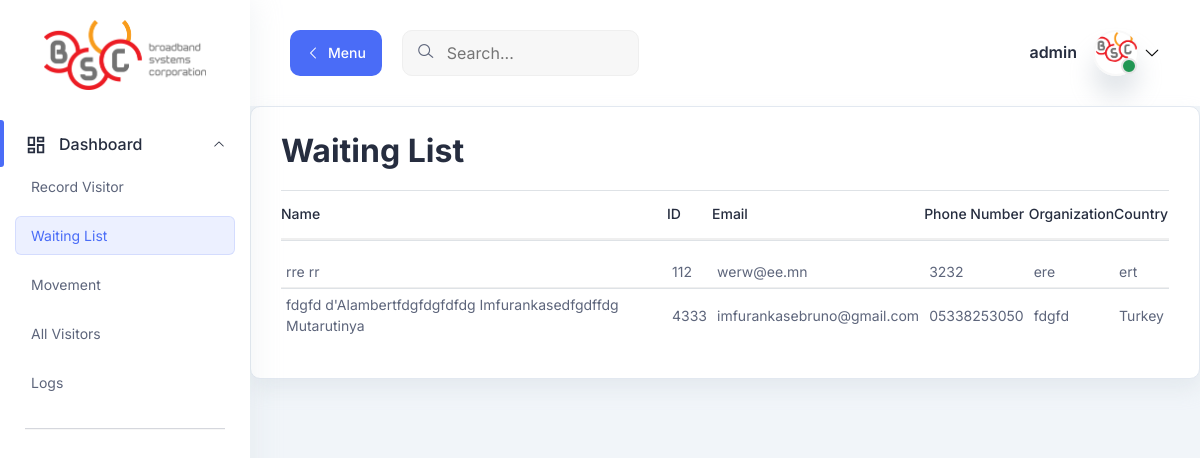
Before: /visitor-list/ (signed in) with the older database file.
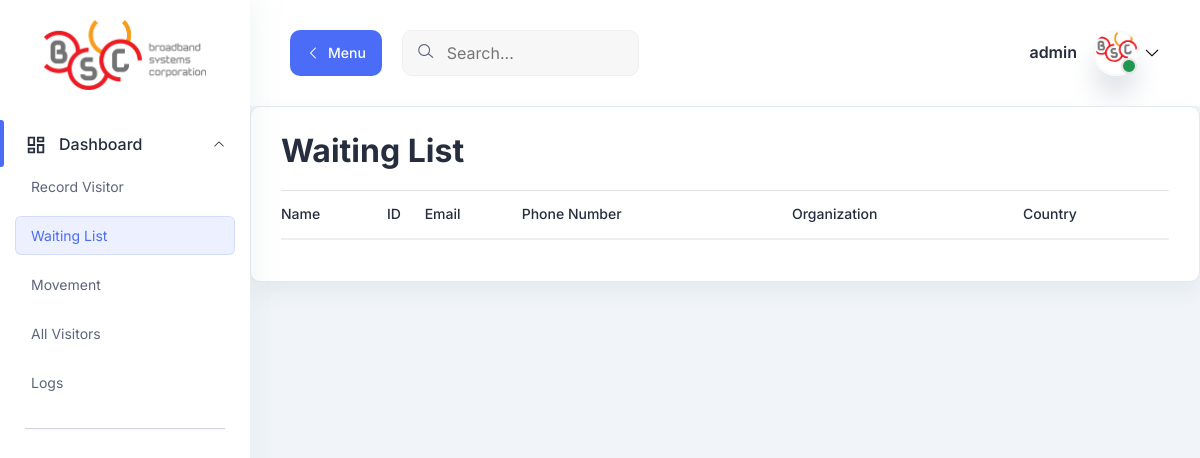
After: the same page with the newer database file.
### records/models.py (models this page shows, shortened)
class WaitingList(models.Model):
    id_passport_nbr = models.CharField(max_length=100, primary_key=True)
    first_name = models.CharField(max_length=100)
    surname = models.CharField(max_length=100)
    organization = models.CharField(max_length=100)
    position = models.CharField(max_length=100)
    country_of_origin = models.CharField(max_length=100)
    email = models.EmailField()
    address = models.CharField(max_length=200)
    mobile_phone = models.CharField(max_length=20)

### records/views.py (the view)
# urls.py: path('visitor-list/', views.visitor_list, name='visitors'),
@login_required
def visitor_list(request):
    users = User.objects.all()
    waitinglist = WaitingList.objects.all().values()
    cards = Card.objects.all().values()
    template = loader.get_template('records/visitor_list.html')
    context = {'waitinglist': waitinglist, 'cards': cards, 'users': users}  # Add 'users' to the context
    return HttpResponse(template.render(context, request))

### records/templates/records/visitor_list.html (shortened to what this page needs)
{% extends "base.html" %}
{% load static %}
{% block content %}
<main class="main-wrapper">
<header class="header">
    <div class="container-fluid">
      <div class="row">
        <div class="col-lg-5 col-md-5 col-6">
          <div class="header-left d-flex align-items-center">
            <div class="menu-toggle-btn mr-20">
              <button
                id="menu-toggle"
                class="main-btn primary-btn btn-hover"
              >
                <i class="lni lni-chevron-left me-2"></i> Menu
              </button>
            </div>
            <div class="header-search d-none d-md-flex">
              <form action="#">
                <input type="text" placeholder="Search..." />
                <button><i class="lni lni-search-alt"></i></button>
              </form>
            </div>
          </div>
        </div>
        <div class="col-lg-7 col-md-7 col-6">
          <div class="header-right">
            <div class="profile-box ml-15">
              <button
                class="dropdown-toggle bg-transparent border-0"
                type="button"
                id="profile"
                data-bs-toggle="dropdown"
                aria-expanded="false"
              >
                <div class="profile-info">
                  <div class="info">
                    {% if user.is_authenticated %}
                    <h6>{{ user.username }}</h6>
                    {% endif %}
                    <div class="image">
                      <img
                        src="{% static 'icon.png' %}"
                        alt=""
                      />
                      <span class="status"></span>
                    </div>
                  </div>
                </div>
                <i class="lni lni-chevron-down"></i>
              </button>
            </div>
          </div>
        </div>
      </div>
    </div>
  </header>
<section class="table-components">
        <div class="tables-wrapper">
        <div class="row">
            <div class="col-lg-12">
            <div class="card-style mb-30">
                <h1 class="mb-10">Waiting List</h1>
                <div class="table-wrapper table-responsive">
                <table class="table">
                    <thead>
                    <tr>
                        <th><h6>Name</h6></th>
                        <th><h6>ID</h6></th>
                        <th><h6>Email</h6></th>
                        <th><h6>Phone Number</h6></th>
                        <th><h6>Organization</h6></th>
                        <th><h6>Country</h6></th>
                    </tr>
                    </thead>
                    <tbody>
                    {% for visitor in waitinglist %}
                    <tr>
                        <td class="min-width">
                          <p><a href="#" class="open-form-popup" data-visitor-id="{{ visitor.id_passport_nbr }}">{{ visitor.first_name }} {{ visitor.surname }}</a></p>
                        </td>
                        <td class="min-width">
                            <p>{{ visitor.id_passport_nbr }}</p>
                        </td>
                        <td class="min-width">
                        <p>{{ visitor.email }}</p>
                        </td>
                        <td class="min-width">
                        <p>{{ visitor.mobile_phone }}</p>
                        </td>
                        <td class="min-width">
                            <p>{{ visitor.organization }}</p>
                        </td>
                        <td class="min-width">
                          <p>{{ visitor.country_of_origin }}</p>
                      </td>
                    </tr>
                    {% endfor %}
                    </tbody>
                </table>
                </div>
            </div>
            </div>
    </div>
    </div>
</section>
</main>
{% endblock content %}

Changed rows visible on the page:
removed WaitingList: first_name "rre", surname "rr", id_passport_nbr "112", email "werw@ee.mn", mobile_phone "3232", organization "ere", country_of_origin "ert"
removed WaitingList: first_name "fdgfd d'Alambertfdgfdgfdfdg", surname "Imfurankasedfgdffdg Mutarutinya", id_passport_nbr "4333", email "imfurankasebruno@gmail.com", mobile_phone "05338253050", organization "fdgfd", country_of_origin "Turkey"
